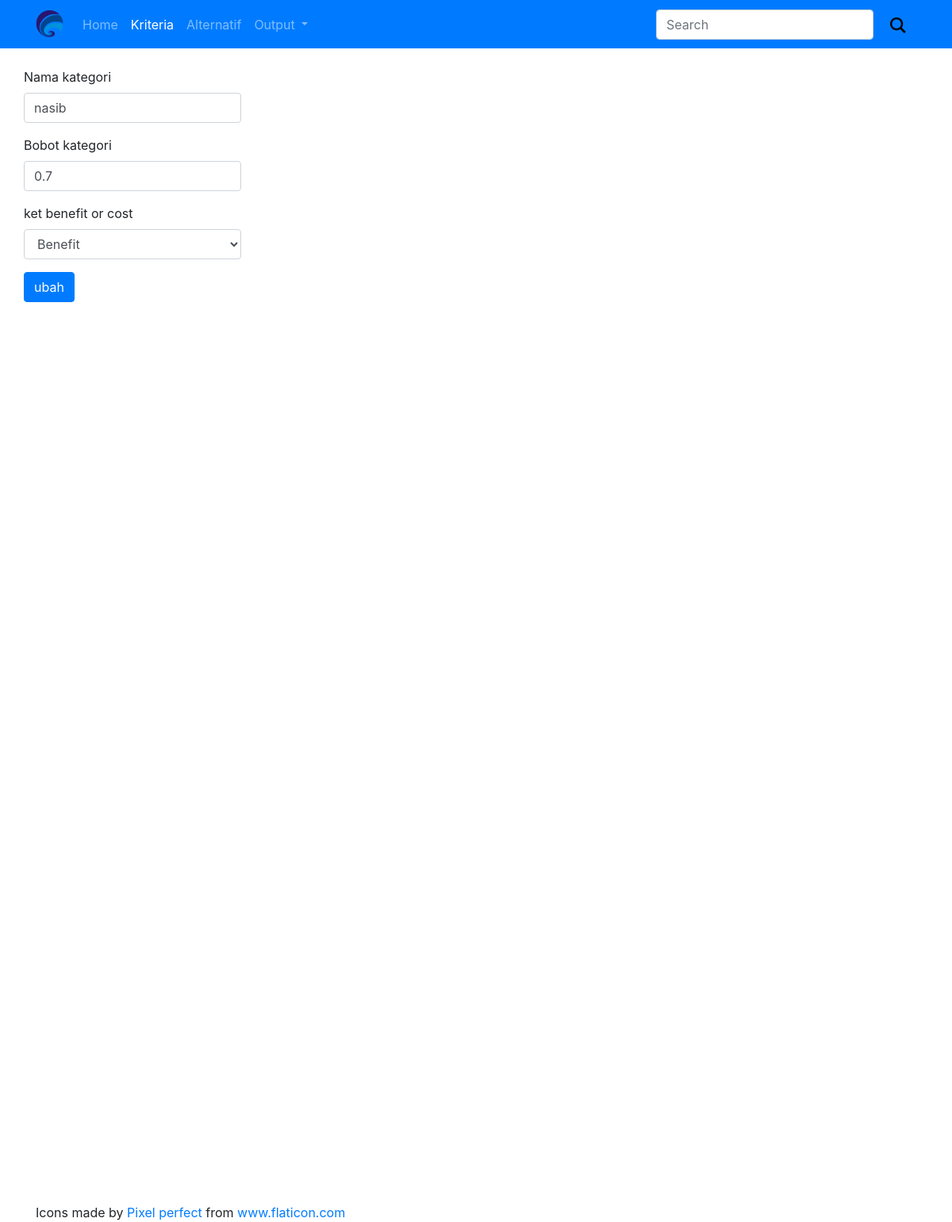
Page /?p=kriteriaedit&key=14 on the earlier database version.
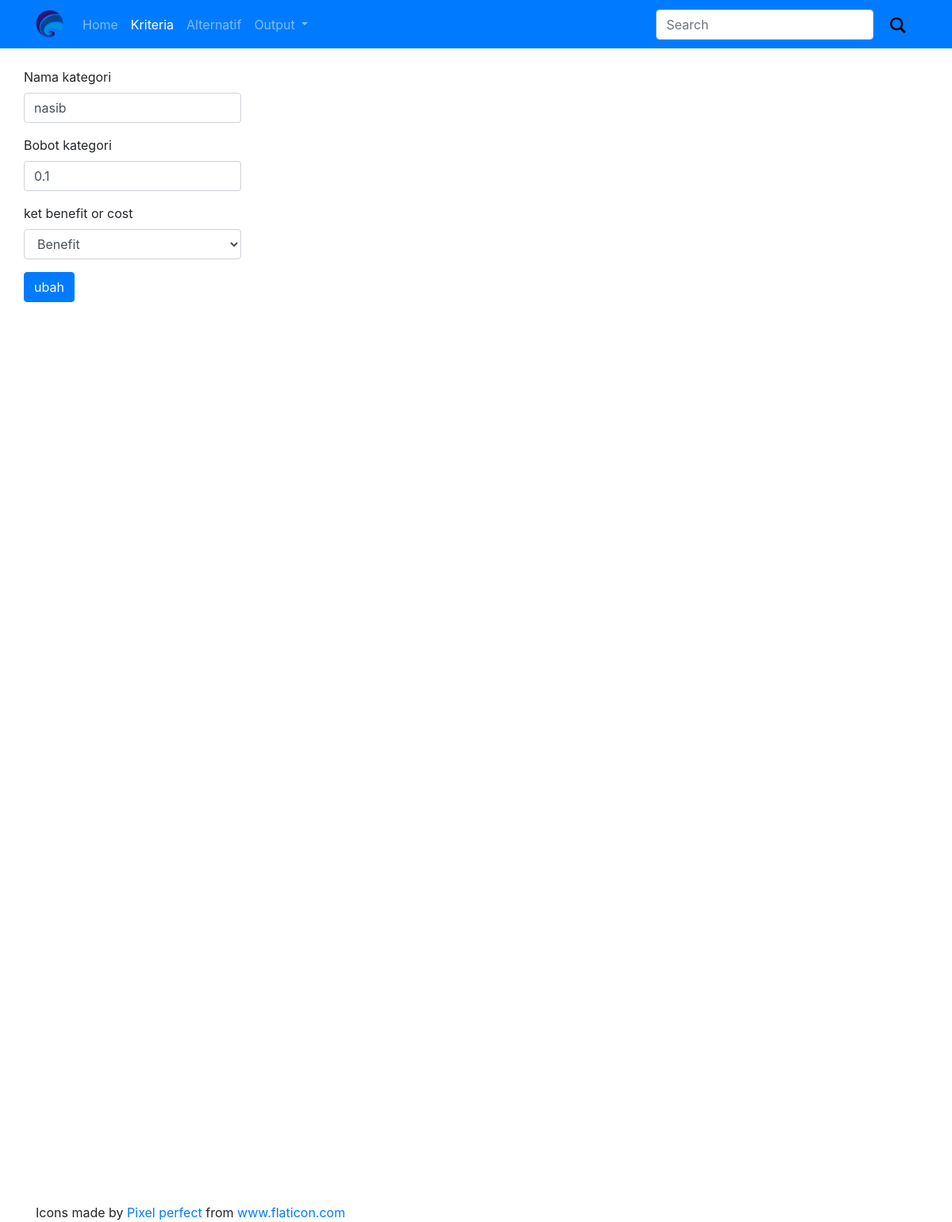
Same page on the later database version.
### tables this page shows
CREATE TABLE `kriteria` (
  `idk` int(11) NOT NULL,
  `namak` varchar(30) NOT NULL,
  `bobotk` float NOT NULL,
  `borc` varchar(5) NOT NULL DEFAULT 'b',
  `tgl_update` timestamp NOT NULL DEFAULT current_timestamp() ON UPDATE current_timestamp()
);

### config/app.php (the view, shortened to what this page needs)
<?php
function Datab()
{
    $host = "localhost";
    $user = "root";
    $pass = "";
    $db = "magangdss";
        $conn = new mysqli($host,$user,$pass, $db);
        return $conn;
}
function tampiladdkriteria($nama="",$bobot="",$borc=""){
    if ($_GET["p"] == "kriteriaedit") {$tombol="ubah";}else{$tombol="tambah";}
    if ($borc=="b") {
        $borcd = "selected";
        $co = "id=''";
    }elseif ($borc == "c") {
        $co = "selected";
        $borcd = "id=''";
    }else {
        $co = "id=''";
        $borcd = "id=''";
    }
    echo "
    <form action='' method='post'>
        <div class='form-group'>
            <label >Nama kategori</label>
            <input type='text' value='$nama' name='nama' class='form-control' >
        </div>
        <div class='form-group'>
            <label >Bobot kategori</label>
            <input type='text' value='$bobot' name='bobot' class='form-control' >
        </div>
        <div class='form-group'>
            <label >ket benefit or cost</label>
            <select class='form-control' name='borc'>
                <option value='b' $borcd>Benefit</option>
                <option value='c' $co>Cost</option>
            </select>
        </div>
            <button type='submit' name='addkan' class='btn btn-primary'>$tombol</button>
    </form>
    ";
}
function cekkri(){
    $sql = mysqli_query(Datab(), "select * from kriteria");
    $cek = mysqli_num_rows($sql);
    if($cek==0){
        echo "disabled";
    }else{
        echo "";
    }
}
?>

Differences in the rows shown:
changed kriteria "nasib": bobot "0.7" → "0.1"
